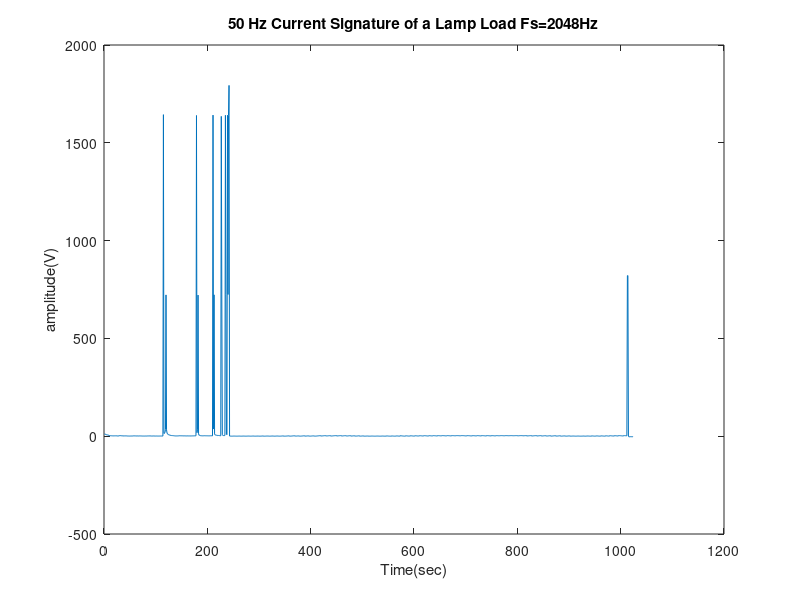
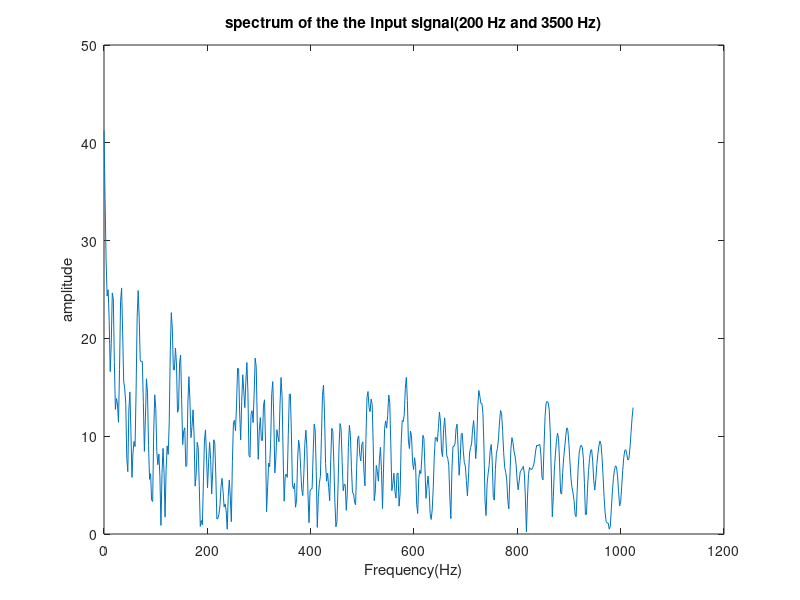

MATLAB code to generate these figures, in order:
clc;
close all;
clear all;
sig=[];
x=1;
fileID = fopen('33Hz.txt');
dataFromfile = textscan(fileID, '%s');% %s for reading string values (hexadecimal numbers)
a=cell2mat(dataFromfile{1,1});
i=1;
for j=1:length(a)/4
  b = hex2dec(a(i,[1:2])); 
  i=i+1;
  c = hex2dec(a(i,[1:2]));
  i=i+1;
  d = hex2dec(a(i,[1:2])); 
  i=i+1;
  e = hex2dec(a(i,[1:2])); 
  i=i+1;
  sig(x)=swapbytes(typecast(uint8([e d c b]),'single'));
  x=x+1;
end
save sig.mat sig
%swapbytes(typecast(uint8([0x41 0xB0 0x00 0x00]),'single'))
fclose(fileID);
stepSize=3/255;
sig=sig*stepSize;
%sig=sig-mean(sig);
figure(1)
plot(sig);
xlabel('Time(sec)');
ylabel('amplitude(V)');
title('50 Hz Current Signature of a Lamp Load Fs=2048Hz');
sig_I=sig-1.5;
%AC Signal
figure(2)
plot(sig_I);
xlabel('Time(sec)');
ylabel('amplitude(V)');
title('Input Signal');
N=length(sig_I);
rmsvalue = rms(sig_I)
rmsvalue_1=sqrt((sum(abs(sig_I).^2))/N)    



fs=2048;
N=length(sig);
n=[0:N-1];

% find the spectrum of x2

Y = fft(sig);
P2 = abs(Y)

nfft=2^nextpow2(N);
freq2=fft(sig,nfft)/N;
f=fs/2*linspace(0,1,nfft/2);
figure(2)
plot(f,2*abs(freq2(1:nfft/2)));


xlabel('Frequency(Hz)')
ylabel('amplitude');
title('spectrum of the the Input signal(200 Hz and 3500 Hz)');


